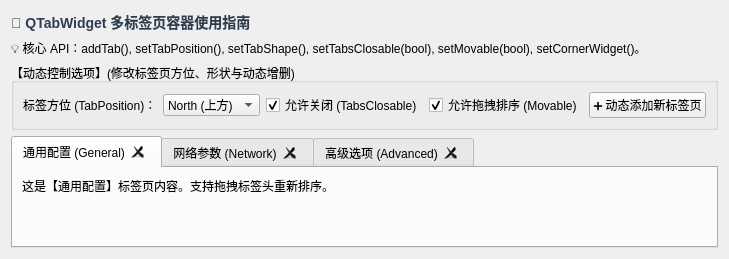
<?xml version="1.0" encoding="UTF-8"?>
<ui version="4.0">
 <class>PageTabWidget</class>
 <widget class="QWidget" name="PageTabWidget">
  <layout class="QVBoxLayout" name="vboxRoot">
   <item>
    <widget class="QLabel" name="labelTitle">
     <property name="styleSheet">
      <string notr="true">font-size: 14px; font-weight: bold; color: #2c3e50;</string>
     </property>
     <property name="text">
      <string>📑 QTabWidget 多标签页容器使用指南</string>
     </property>
    </widget>
   </item>
   <item>
    <widget class="QLabel" name="labelNotes">
     <property name="text">
      <string>💡 核心 API：addTab(), setTabPosition(), setTabShape(), setTabsClosable(bool), setMovable(bool), setCornerWidget()。</string>
     </property>
    </widget>
   </item>
   <item>
    <widget class="QGroupBox" name="groupTabControls">
     <property name="title">
      <string>【动态控制选项】(修改标签页方位、形状与动态增删)</string>
     </property>
     <layout class="QHBoxLayout" name="hlayoutTabCtrls">
      <item>
       <widget class="QLabel" name="labelPos">
        <property name="text">
         <string>标签方位 (TabPosition)：</string>
        </property>
       </widget>
      </item>
      <item>
       <widget class="QComboBox" name="comboTabPos">
        <item>
         <property name="text">
          <string>North (上方)</string>
         </property>
        </item>
        <item>
         <property name="text">
          <string>South (下方)</string>
         </property>
        </item>
        <item>
         <property name="text">
          <string>West (左侧)</string>
         </property>
        </item>
        <item>
         <property name="text">
          <string>East (右侧)</string>
         </property>
        </item>
       </widget>
      </item>
      <item>
       <widget class="QCheckBox" name="chkClosable">
        <property name="text">
         <string>允许关闭 (TabsClosable)</string>
        </property>
        <property name="checked">
         <bool>true</bool>
        </property>
       </widget>
      </item>
      <item>
       <widget class="QCheckBox" name="chkMovable">
        <property name="text">
         <string>允许拖拽排序 (Movable)</string>
        </property>
        <property name="checked">
         <bool>true</bool>
        </property>
       </widget>
      </item>
      <item>
       <widget class="QPushButton" name="btnAddNewTab">
        <property name="text">
         <string>➕ 动态添加新标签页</string>
        </property>
       </widget>
      </item>
     </layout>
    </widget>
   </item>
   <item>
    <widget class="QTabWidget" name="tabWidgetDemo">
     <property name="tabsClosable">
      <bool>true</bool>
     </property>
     <property name="movable">
      <bool>true</bool>
     </property>
     <widget class="QWidget" name="tabGeneral">
      <attribute name="title">
       <string>通用配置 (General)</string>
      </attribute>
      <layout class="QVBoxLayout" name="vboxGeneral">
       <item>
        <widget class="QLabel" name="labelGen">
         <property name="text">
          <string>这是【通用配置】标签页内容。支持拖拽标签头重新排序。</string>
         </property>
        </widget>
       </item>
       <item>
        <spacer name="spacerGen">
         <property name="orientation">
          <enum>Qt::Vertical</enum>
         </property>
         <property name="sizeHint" stdset="0">
          <size>
           <width>20</width>
           <height>40</height>
          </size>
         </property>
        </spacer>
       </item>
      </layout>
     </widget>
     <widget class="QWidget" name="tabNetwork">
      <attribute name="title">
       <string>网络参数 (Network)</string>
      </attribute>
      <layout class="QVBoxLayout" name="vboxNet">
       <item>
        <widget class="QLabel" name="labelNet">
         <property name="text">
          <string>这是【网络参数】标签页内容。点击标签右上角“×”可请求关闭。</string>
         </property>
        </widget>
       </item>
       <item>
        <spacer name="spacerNet">
         <property name="orientation">
          <enum>Qt::Vertical</enum>
         </property>
         <property name="sizeHint" stdset="0">
          <size>
           <width>20</width>
           <height>40</height>
          </size>
         </property>
        </spacer>
       </item>
      </layout>
     </widget>
     <widget class="QWidget" name="tabAdvanced">
      <attribute name="title">
       <string>高级选项 (Advanced)</string>
      </attribute>
      <layout class="QVBoxLayout" name="vboxAdv">
       <item>
        <widget class="QLabel" name="labelAdv">
         <property name="text">
          <string>这是【高级选项】标签页内容。</string>
         </property>
        </widget>
       </item>
       <item>
        <spacer name="spacerAdv">
         <property name="orientation">
          <enum>Qt::Vertical</enum>
         </property>
         <property name="sizeHint" stdset="0">
          <size>
           <width>20</width>
           <height>40</height>
          </size>
         </property>
        </spacer>
       </item>
      </layout>
     </widget>
    </widget>
   </item>
  </layout>
 </widget>
 <resources/>
 <connections/>
</ui>
